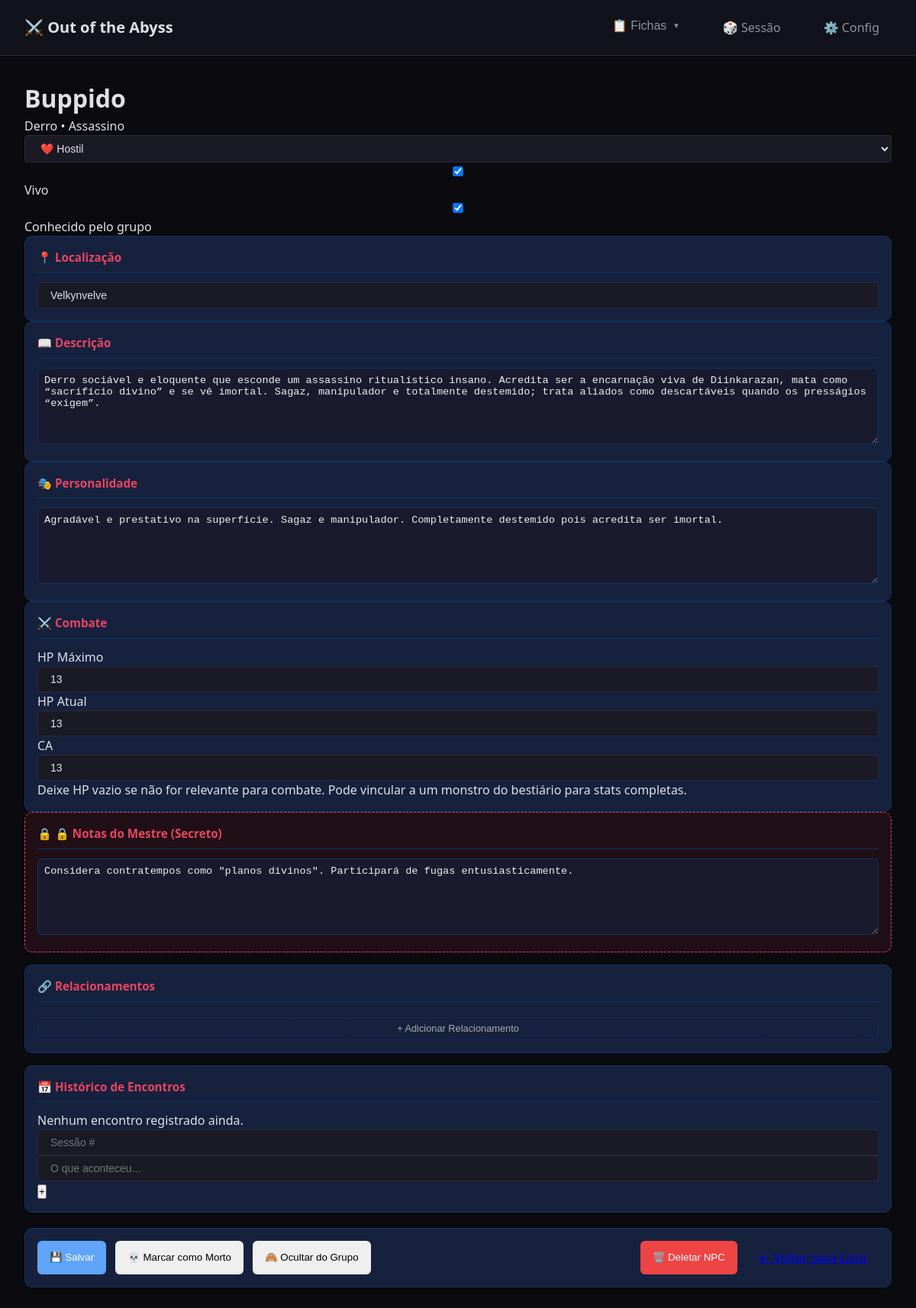
/fichas/npc/2, run on the app's committed database.
### tables this page shows
CREATE TABLE npcs (
                id INTEGER PRIMARY KEY AUTOINCREMENT,
                nome TEXT NOT NULL,
                titulo TEXT,
                raca TEXT,
                classe TEXT,
                ocupacao TEXT,
                localizacao TEXT,
                descricao TEXT,
                personalidade TEXT,
                
                -- Combate
                hp_maximo INTEGER,
                hp_atual INTEGER,
                ca INTEGER DEFAULT 10,
                monstro_id INTEGER,
                
                -- Relacionamentos (alinhamento com o grupo)
                alinhamento TEXT DEFAULT 'neutro',  -- amigável, indiferente, hostil
                aliado INTEGER DEFAULT 0,
                hostil INTEGER DEFAULT 0,
                neutro INTEGER DEFAULT 1,
                
                -- Status
                vivo INTEGER DEFAULT 1,
                conhecido INTEGER DEFAULT 0,
                
                imagem TEXT,
                notas TEXT,
                
                criado_em TEXT DEFAULT CURRENT_TIMESTAMP,
                atualizado_em TEXT DEFAULT CURRENT_TIMESTAMP, observacoes TEXT, atributos TEXT, segredo TEXT, acoes TEXT,
                
                FOREIGN KEY (monstro_id) REFERENCES monstros(id)
            );

### app/routes/fichas.py (the view)
@fichas_bp.route('/npc/<int:id>')
def ver_npc(id):
    npc = NPCRepository.get_by_id(id)
    if not npc:
        return render_template('erro.html', mensagem='NPC não encontrado'), 404
    return render_template('fichas/npc.html', npc=npc)

### app/modulos/database.py (called while the page is built)
@contextmanager
def get_connection():
    conn = sqlite3.connect(DB_PATH)
    conn.row_factory = sqlite3.Row  # Retorna dicts ao invés de tuples
    conn.execute("PRAGMA foreign_keys = ON")  # Habilita foreign keys
    conn.execute("PRAGMA journal_mode = WAL")  # Write-Ahead Logging (mais rápido)
    conn.execute("PRAGMA synchronous = NORMAL")  # Balance entre segurança e velocidade
    try:
        yield conn
        conn.commit()
    except Exception as e:
        conn.rollback()
        raise e
    finally:
        conn.close()

def dict_from_row(row) -> Optional[Dict]:
    if row is None:
        return None
    return dict(row)

def json_loads_safe(data: str, default=None):
    if data is None:
        return default
    try:
        return json.loads(data)
    except:
        return default

    @classmethod
    def get_by_id(cls, id: int) -> Optional[Dict]:
        with get_connection() as conn:
            cursor = conn.execute(f"SELECT * FROM {cls.table_name} WHERE id = ?", (id,))
            row = cursor.fetchone()
            return dict_from_row(row)

### app/modulos/repositories.py (called while the page is built)
    @classmethod
    def _parse_json_fields(cls, data: Dict) -> None:
        json_fields = ['atributos', 'acoes']
        for field in json_fields:
            if field in data and data[field]:
                data[field] = json_loads_safe(data[field], default=[])

    @classmethod
    def get_by_id(cls, id: int) -> Optional[Dict]:
        data = super().get_by_id(id)
        if data:
            cls._parse_json_fields(data)
        return data

### templates/fichas/npc.html (shortened to what this page needs)
{% extends "base.html" %}
{% block extra_css %}
<link rel="stylesheet" href="{{ url_for('static', filename='css/fichas.css') }}">
{% endblock %}
{% block content %}
<div class="ficha-npc-container">
    <header class="ficha-npc-header">
        <div class="npc-info-principal">
            <h1 class="npc-nome" data-campo="nome" contenteditable="true">{{ npc.nome if npc else 'Nome do NPC' }}</h1>
            <p class="npc-subtitulo">
                <span data-campo="raca" contenteditable="true">{{ npc.raca if npc else 'Raça' }}</span>
                {% if npc and npc.classe %} • <span data-campo="classe" contenteditable="true">{{ npc.classe }}</span>{% endif %}
            </p>
        </div>
        <div class="npc-status-container">
            <select class="status-select" data-campo="alinhamento">
                <option value="hostil" {{ 'selected' if npc and npc.alinhamento == 'hostil' else '' }}>❤️ Hostil</option>
            </select>
            <label class="checkbox-vivo">
                <input type="checkbox" data-campo="vivo" {{ 'checked' if not npc or npc.vivo else '' }}>
                Vivo
            </label>
            <label class="checkbox-conhecido">
                <input type="checkbox" data-campo="conhecido" {{ 'checked' if npc and npc.conhecido else '' }}>
                Conhecido pelo grupo
            </label>
        </div>
    </header>
    <div class="ficha-npc-body">
        <div class="coluna-esquerda">
            <div class="bloco localizacao">
                <h3>📍 Localização</h3>
                <input type="text" class="input-full" data-campo="localizacao" value="{{ npc.localizacao if npc else '' }}" placeholder="Onde este NPC está atualmente?">
            </div>
            <div class="bloco descricao">
                <h3>📖 Descrição</h3>
                <textarea class="texto-area" data-campo="descricao" placeholder="Aparência, comportamento, primeira impressão...">{{ npc.descricao if npc else '' }}</textarea>
            </div>
            <div class="bloco personalidade-npc">
                <h3>🎭 Personalidade</h3>
                <textarea class="texto-area" data-campo="personalidade" placeholder="Como o NPC age, fala, o que motiva ele...">{{ npc.personalidade if npc else '' }}</textarea>
            </div>
            <div class="bloco stats-combate">
                <h3>⚔️ Combate</h3>
                <div class="stats-grid">
                    <div class="stat-item">
                        <label>HP Máximo</label>
                        <input type="number" data-campo="hp_maximo" value="{{ npc.hp_maximo if npc and npc.hp_maximo else '' }}" placeholder="—">
                    </div>
                    <div class="stat-item">
                        <label>HP Atual</label>
                        <input type="number" data-campo="hp_atual" value="{{ npc.hp_atual if npc and npc.hp_atual else '' }}" placeholder="—">
                    </div>
                    <div class="stat-item">
                        <label>CA</label>
                        <input type="number" data-campo="ca" value="{{ npc.ca if npc and npc.ca else 10 }}" placeholder="10">
                    </div>
                </div>
                <p class="stat-hint">Deixe HP vazio se não for relevante para combate. Pode vincular a um monstro do bestiário para stats completas.</p>
            </div>
        </div>
        <div class="coluna-direita">
            <div class="bloco notas-mestre">
                <h3>🔒 Notas do Mestre (Secreto)</h3>
                <textarea class="texto-area texto-secreto" data-campo="notas" placeholder="Segredos, planos futuros, conexões que os jogadores não sabem...">{{ npc.notas if npc else '' }}</textarea>
            </div>
            <div class="bloco relacionamentos">
                <h3>🔗 Relacionamentos</h3>
                <button class="btn-adicionar" onclick="adicionarRelacionamento()">+ Adicionar Relacionamento</button>
            </div>
            <div class="bloco historico">
                <h3>📅 Histórico de Encontros</h3>
                <div class="historico-lista" id="lista-historico">
                    {% if npc and npc.historico %}
                    {% for evento in npc.historico %}
                    <div class="historico-item">
                        <span class="historico-sessao">Sessão {{ evento.sessao }}</span>
                        <span class="historico-texto">{{ evento.descricao }}</span>
                    </div>
                    {% endfor %}
                    {% else %}
                    <p class="lista-vazia-pequena">Nenhum encontro registrado ainda.</p>
                    {% endif %}
                </div>
                <div class="adicionar-historico">
                    <input type="number" id="nova-sessao" placeholder="Sessão #" min="1">
                    <input type="text" id="novo-evento" placeholder="O que aconteceu...">
                    <button class="btn-adicionar-pequeno" onclick="adicionarEvento()">+</button>
                </div>
            </div>
        </div>
    </div>
    <div class="acoes-rapidas">
        {% if npc and npc.id %}
        <button class="btn-acao btn-salvar" onclick="salvarNPC()">💾 Salvar</button>
        <button class="btn-acao btn-matar" onclick="toggleVivo()">{{ '💀 Marcar como Morto' if npc.vivo else '✨ Ressuscitar' }}</button>
        <button class="btn-acao btn-revelar" onclick="toggleConhecido()">{{ '👁️ Revelar ao Grupo' if not npc.conhecido else '🙈 Ocultar do Grupo' }}</button>
        <button class="btn-acao btn-danger" onclick="deletarNPC()" style="margin-left: auto;">🗑️ Deletar NPC</button>
        {% else %}
        <button class="btn-acao btn-criar" onclick="criarNPC()">✅ Criar NPC</button>
        {% endif %}
        <a href="{{ url_for('fichas.lista_npcs') }}" class="btn-acao btn-voltar">← Voltar para Lista</a>
    </div>
</div>
{% endblock %}

### app/static/css/base.css (style rules this page uses)
:root { --bg-primary: #0a0a0f; --bg-secondary: #12121a; --bg-tertiary: #1a1a25; --bg-elevated: #22222f; --text-primary: #e0e0e5; --text-secondary: #9090a0; --text-muted: #606070; --accent-primary: #4a6fa5; --accent-secondary: #8b4a8b; --accent-danger: #a54a4a; --accent-success: #4a8b5a; --accent-warning: #8b7a4a; --border-color: #2a2a3a; --border-light: #3a3a4a; --shadow-sm: 0 2px 4px rgba(0, 0, 0, 0.3); --shadow-md: 0 4px 8px rgba(0, 0, 0, 0.4); --shadow-lg: 0 8px 16px rgba(0, 0, 0, 0.5); --spacing-xs: 0.25rem; --spacing-sm: 0.5rem; --spacing-md: 1rem; --spacing-lg: 1.5rem; --spacing-xl: 2rem; --radius-sm: 4px; --radius-md: 8px; --radius-lg: 12px; --transition-fast: 0.15s ease; --transition-normal: 0.25s ease; }
*, *::before, *::after { box-sizing: border-box; margin: 0; padding: 0; }
html { font-size: 16px; }
body { font-family: 'Segoe UI', system-ui, -apple-system, sans-serif; background-color: var(--bg-primary); color: var(--text-primary); line-height: 1.5; min-height: 100vh; }
.btn-danger { background-color: var(--accent-danger); border-color: var(--accent-danger); }
input, select, textarea { background-color: var(--bg-tertiary); border: 1px solid var(--border-color); border-radius: var(--radius-sm); padding: var(--spacing-sm) var(--spacing-md); color: var(--text-primary); font-size: 0.875rem; width: 100%; }

### app/static/css/fichas.css (style rules this page uses)
:root { --ficha-bg: #1a1a2e; --ficha-card-bg: #16213e; --ficha-border: #0f3460; --ficha-accent: #e94560; --ficha-accent-dark: #c73e54; --ficha-gold: #ffd700; --ficha-silver: #c0c0c0; --ficha-copper: #b87333; --ficha-text: #eee; --ficha-text-muted: #aaa; --ficha-success: #4ade80; --ficha-warning: #fbbf24; --ficha-danger: #ef4444; --ficha-info: #60a5fa; --status-aliado: #4ade80; --status-hostil: #ef4444; --status-neutro: #fbbf24; }
.coluna-direita { display: flex; flex-direction: column; gap: 1rem; }
.bloco, .ficha-section { background: var(--ficha-card-bg); border: 1px solid var(--ficha-border); border-radius: 10px; padding: 1rem; }
.bloco h3, .ficha-section h3 { color: var(--ficha-accent); font-size: 0.95rem; margin: 0 0 0.75rem 0; padding-bottom: 0.5rem; border-bottom: 1px solid var(--ficha-border); }
.btn-adicionar { width: 100%; padding: 0.4rem; margin-top: 0.5rem; background: transparent; border: 1px dashed var(--ficha-border); border-radius: 6px; color: var(--ficha-text-muted); cursor: pointer; font-size: 0.8rem; transition: all 0.2s; }
.texto-area { width: 100%; min-height: 100px; background: var(--ficha-bg); border: 1px solid var(--ficha-border); border-radius: 6px; padding: 0.5rem; color: var(--ficha-text); font-size: 0.85rem; resize: vertical; }
.texto-area::placeholder { color: var(--ficha-text-muted); }
.acoes-rapidas { display: flex; flex-wrap: wrap; gap: 0.75rem; margin-top: 1.25rem; padding: 1rem; background: var(--ficha-card-bg); border: 1px solid var(--ficha-border); border-radius: 10px; }
.btn-acao { padding: 0.6rem 1rem; border: none; border-radius: 6px; font-weight: 500; cursor: pointer; display: flex; align-items: center; gap: 0.4rem; transition: all 0.2s; }
.btn-salvar { background: var(--ficha-info); color: white; }
.notas-mestre { background: rgba(233, 69, 96, 0.1); border: 1px dashed var(--ficha-accent); }
.notas-mestre h3 { color: var(--ficha-accent); }
.notas-mestre h3::before { content: '🔒 '; }
.btn-danger { background: var(--ficha-danger); color: white; }

### data on the page
npcs: nome "Buppido", raca "Derro", classe "Assassino", localizacao "Velkynvelve", descricao "Derro sociável e eloquente que esconde um assassino ritualístico insano. Acredita ser a encarnação viva de Diinkarazan, mata como “sacrifício divino” e se vê imortal. Sagaz, manipulador e totalmente destemido; trata aliados como descartáveis quando os presságios “exigem”.", personalidade "Agradável e prestativo na superfície. Sagaz e manipulador. Completamente destemido pois acredita ser imortal.", hp_maximo "13", hp_atual "13", ca "13", notas "Considera contratempos como \"planos divinos\". Participará de fugas entusiasticamente.", vivo "💀 Marcar como Morto", conhecido "🙈 Ocultar do Grupo"
